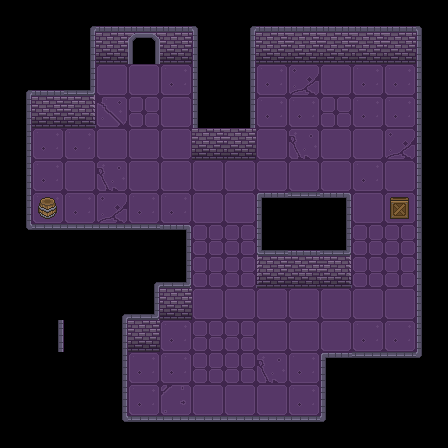

Below is a game level as drawn by its tile map, then a one-line description and the .tmx file that defines it, in full:
An orthogonal 14x14 tile map with 32x32 px tiles, 3 tile layers (BaseGround, Walls and Objects, Doors).

<map version="1.10" tiledversion="1.10.2" orientation="orthogonal" renderorder="right-down" width="14" height="14" tilewidth="32" tileheight="32" infinite="0" nextlayerid="4" nextobjectid="1">
 <tileset firstgid="1" source="Tileess.tsx" />
 <layer id="1" name="BaseGround" width="14" height="14">
  <data encoding="csv">
0,0,0,0,0,0,0,0,0,0,0,0,0,0,
0,0,0,0,0,0,0,0,0,0,0,0,0,0,
0,0,0,1,1,2,0,0,2,4,1,2,2,0,
0,0,0,5,6,1,0,0,2,2,6,2,2,0,
0,2,2,1,1,1,0,0,1,7,1,1,4,0,
0,2,1,7,1,1,1,1,1,1,1,2,1,0,
0,2,2,4,2,2,1,1,0,0,0,1,1,0,
0,0,0,0,0,0,6,6,0,0,0,6,6,0,
0,0,0,0,0,0,6,6,0,0,0,6,6,0,
0,0,0,0,0,1,1,1,1,1,1,1,1,0,
0,0,0,0,5,2,6,6,1,1,1,2,2,0,
0,0,0,0,2,2,6,6,7,2,0,0,0,0,
0,0,0,0,2,3,1,1,1,2,0,0,0,0,
0,0,0,0,0,0,0,0,0,0,0,0,0,0
</data>
 </layer>
 <layer id="2" name="Walls and Objects" width="14" height="14">
  <data encoding="csv">
0,0,18,17,17,17,19,18,17,17,17,17,17,19,
0,0,15,9,9,9,16,15,9,9,9,9,9,16,
18,17,25,0,0,0,16,15,0,0,0,0,0,16,
15,9,12,0,0,0,16,15,0,0,0,0,0,16,
15,0,0,0,0,0,9,9,0,0,0,0,0,16,
15,0,0,0,0,0,0,0,0,0,0,0,0,16,
15,37,0,0,0,0,0,0,22,14,23,0,36,16,
21,14,14,14,14,23,0,0,24,17,25,0,0,16,
0,0,0,0,18,25,0,0,11,10,12,0,0,16,
0,0,0,18,25,9,0,0,0,0,0,0,0,16,
0,15,0,15,9,0,0,0,0,0,0,0,0,16,
0,0,0,15,0,0,0,0,0,0,22,14,14,20,
0,0,0,15,0,0,0,0,0,0,16,0,0,0,
0,0,0,21,14,14,14,14,14,14,20,0,0,0
</data>
 </layer>
 <layer id="3" name="Doors" width="14" height="14">
  <data encoding="csv">
0,0,0,0,0,0,0,0,0,0,0,0,0,0,
0,0,0,0,34,0,0,0,0,0,0,0,0,0,
0,0,0,0,0,0,0,0,0,0,0,0,0,0,
0,0,0,0,0,0,0,0,0,0,0,0,0,0,
0,0,0,0,0,0,0,0,0,0,0,0,0,0,
0,0,0,0,0,0,0,0,0,0,0,0,0,0,
0,0,0,0,0,0,0,0,0,0,0,0,0,0,
0,0,0,0,0,0,0,0,0,0,0,0,0,0,
0,0,0,0,0,0,0,0,0,0,0,0,0,0,
0,0,0,0,0,0,0,0,0,0,0,0,0,0,
0,0,0,0,0,0,0,0,0,0,0,0,0,0,
0,0,0,0,0,0,0,0,0,0,0,0,0,0,
0,0,0,0,0,0,0,0,0,0,0,0,0,0,
0,0,0,0,0,0,0,0,0,0,0,0,0,0
</data>
 </layer>
</map>
